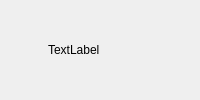
<?xml version="1.0" encoding="UTF-8"?>
<ui version="4.0">
 <class>LayerInfoBox</class>
 <widget class="QWidget" name="LayerInfoBox">
  <property name="windowTitle">
   <string>Form</string>
  </property>
  <layout class="QHBoxLayout" name="horizontalLayout_2">
   <property name="spacing">
    <number>5</number>
   </property>
   <property name="leftMargin">
    <number>3</number>
   </property>
   <property name="topMargin">
    <number>0</number>
   </property>
   <property name="rightMargin">
    <number>3</number>
   </property>
   <property name="bottomMargin">
    <number>0</number>
   </property>
   <item>
    <widget class="ClickableLabel" name="activeIndicator">
     <property name="minimumSize">
      <size>
       <width>15</width>
       <height>15</height>
      </size>
     </property>
     <property name="maximumSize">
      <size>
       <width>15</width>
       <height>15</height>
      </size>
     </property>
     <property name="styleSheet">
      <string notr="true">ClickableLabel[state=&quot;active&quot;] {
	border-style: solid;
    border-width: 2px;
	border-color: black;
	background: blue;
}

ClickableLabel[state=&quot;inactive&quot;] {
	border-style: solid;
    border-width: 2px;
	border-color: black;
}

ClickableLabel[state=&quot;inactive&quot;]:hover {
	background: blue;
}</string>
     </property>
     <property name="text">
      <string/>
     </property>
    </widget>
   </item>
   <item>
    <widget class="QLabel" name="colorIndicator">
     <property name="minimumSize">
      <size>
       <width>20</width>
       <height>20</height>
      </size>
     </property>
     <property name="maximumSize">
      <size>
       <width>20</width>
       <height>20</height>
      </size>
     </property>
     <property name="styleSheet">
      <string notr="true"/>
     </property>
     <property name="text">
      <string/>
     </property>
    </widget>
   </item>
   <item>
    <widget class="QLabel" name="layerName">
     <property name="minimumSize">
      <size>
       <width>0</width>
       <height>20</height>
      </size>
     </property>
     <property name="maximumSize">
      <size>
       <width>16777215</width>
       <height>20</height>
      </size>
     </property>
     <property name="text">
      <string>TextLabel</string>
     </property>
    </widget>
   </item>
  </layout>
 </widget>
 <customwidgets>
  <customwidget>
   <class>ClickableLabel</class>
   <extends>QLabel</extends>
   <header>clickablelabel.h</header>
  </customwidget>
 </customwidgets>
 <resources/>
 <connections/>
</ui>
